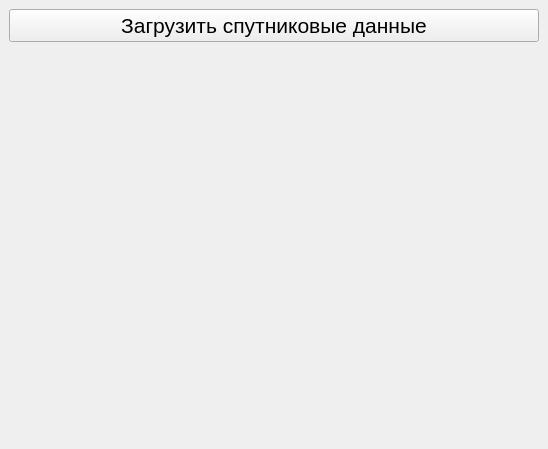
<?xml version="1.0" encoding="UTF-8"?>
<ui version="4.0">
 <class>SatteliteComparator</class>
 <widget class="QMainWindow" name="SatteliteComparator">
  <property name="geometry">
   <rect>
    <x>0</x>
    <y>0</y>
    <width>548</width>
    <height>449</height>
   </rect>
  </property>
  <property name="font">
   <font>
    <family>Segoe UI</family>
    <pointsize>16</pointsize>
   </font>
  </property>
  <property name="windowTitle">
   <string>Сопоставление спектральных данных со спутниковыми</string>
  </property>
  <widget class="QWidget" name="centralwidget">
   <layout class="QVBoxLayout" name="verticalLayout">
    <item>
     <widget class="QPushButton" name="pushButton">
      <property name="text">
       <string>Загрузить спутниковые данные</string>
      </property>
     </widget>
    </item>
    <item>
     <widget class="QCustomPlot" name="widget_plot_comparator" native="true"/>
    </item>
   </layout>
  </widget>
 </widget>
 <customwidgets>
  <customwidget>
   <class>QCustomPlot</class>
   <extends>QWidget</extends>
   <header>qcustomplot.h</header>
   <container>1</container>
  </customwidget>
 </customwidgets>
 <resources/>
 <connections/>
</ui>
